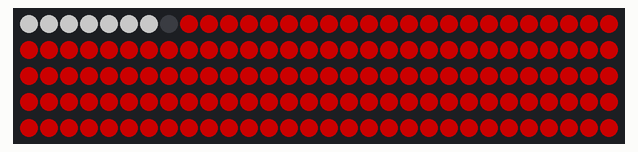
The sketch below on a simulated Arduino Uno, built with avr-gcc and run on an emulated ATmega328P. Shown: 150 RGB LEDs in strip order, left to right, continuing on the next row. Dim RGB values are drawn brighter than linear.

Above: at 0.16 s.
At 4.86 s:
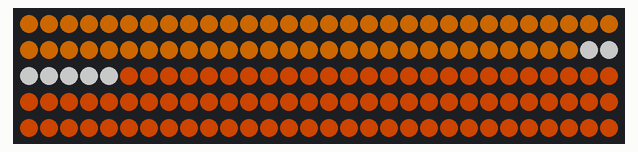
At 9.89 s:
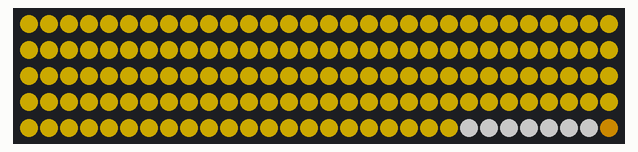
At 19.93 s:
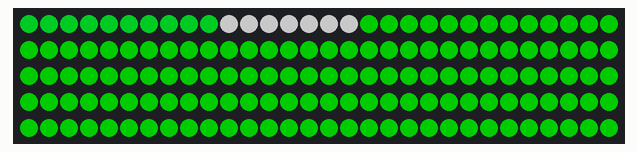
At 29.65 s:
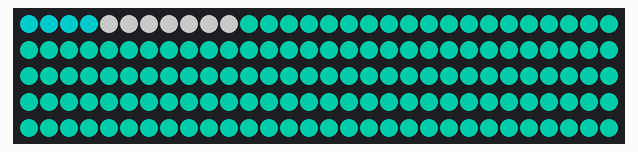
At 39.7 s:
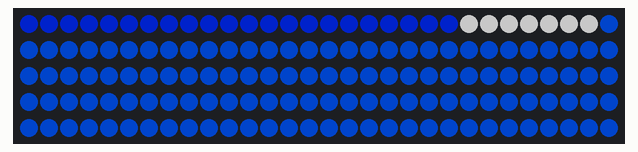

The sketch:

WhiteRainbow.ino
```cpp
#include <Adafruit_NeoPixel.h>
#define PIN 6
Adafruit_NeoPixel strip = Adafruit_NeoPixel(150, PIN, NEO_GRB + NEO_KHZ800);

//Amount of change for each of the colors at each step
const int rgbChangeSpeed = 18;

//highest value a color would reach.
const int colorMax = 108;
int red = colorMax;
int green = 0;
int blue = 0;

//information about the white pixel bit that flows around
int currentPos = 0;
const int whiteLength = 7;
const int whiteSpeed = 2;

int tempIndex;

//last position position that the white pixel bit was at.
int lastPos = 150;
//previous color that gets overwritten by the white pixel bit.
uint32_t lastColor;

void setup() {
  // put your setup code here, to run once:
  strip.begin();
  strip.show();
}

void loop() {
  //if you've completed a cycle (ie current position is now 0, last position is 150)
  if (currentPos < lastPos || currentPos > 149) {
    //store lastColor, then find your next incremented color
    lastColor = strip.Color(red,green,blue);
    nextRGB();
  }
  lastPos = currentPos;
  tempIndex = currentPos;
  //sets the little white pixel bit to white.
  while (tempIndex != (currentPos + whiteLength) % 150) {
    strip.setPixelColor(tempIndex,100,100,100);
    tempIndex = (tempIndex + 1) % 150;
  }
  //if you're behind the white thing, get set to the new color
  for (int i = 0; i < currentPos; i++) {
    strip.setPixelColor(i,red,green,blue);
  }
  //if you're beyond the white thing, get set to the old color.
  for (int i = currentPos + whiteLength + 1; i < 150; i++) {
    strip.setPixelColor(i,lastColor);
  }
  //update strip, move white pixel bit forward by speed defined above
  strip.show();
  currentPos += whiteSpeed;
  currentPos %= 150;
  delay(18);
}

//generates the next color based on the graph: https://academe.co.uk/wp-content/uploads/2012/04/451px-HSV-RGB-comparison.svg_.png
void nextRGB() {
  if (red == colorMax && green < colorMax && blue == 0) {
    green += rgbChangeSpeed;
  } else if (green == colorMax && red > 0 && blue == 0) {
    red -= rgbChangeSpeed * 1.5;
  } else if (green == colorMax && blue < colorMax && red == 0) {
    blue += rgbChangeSpeed;
  } else if (blue == colorMax && green > 0 && red == 0) {
    green -= rgbChangeSpeed;
  } else if (blue == colorMax && red < colorMax && green == 0) {
    red += rgbChangeSpeed;
  } else if (red == colorMax && blue > 0 && green == 0) {
    blue -= rgbChangeSpeed * .5;
  }
}
```
